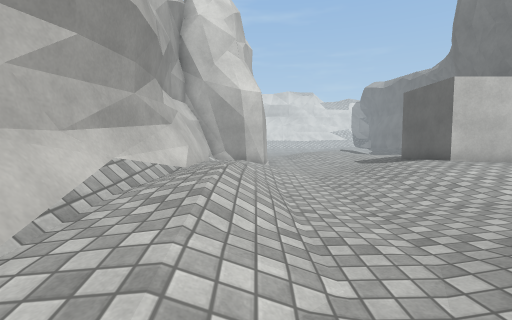
view 1 (above)

12 first-person views from a walk through a scene from a Unity 3-D project. The camera is 1.2 m above the floor, tilts 4° down and sees 85° across. The floor is counted in squares, 1 m on a side. Each view is taken from the middle of a square. On the plan, view 1 faces up. The plan holds only what a view shows up to about 13 squares ahead; the rest is blank. The place goes on beyond the plan. Some animated figures are left out. Surface patterns are stand-ins for the level's own textures.

view 2
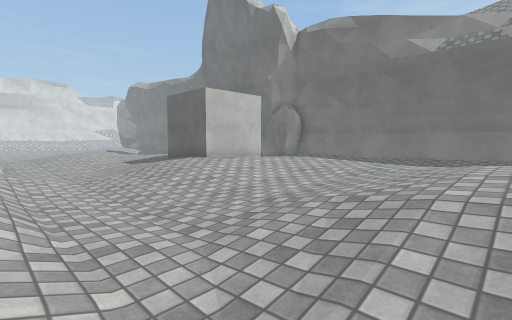

view 3
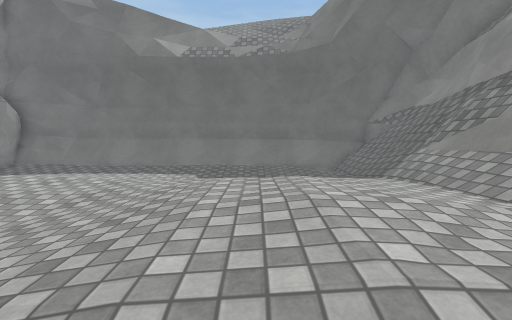

view 4
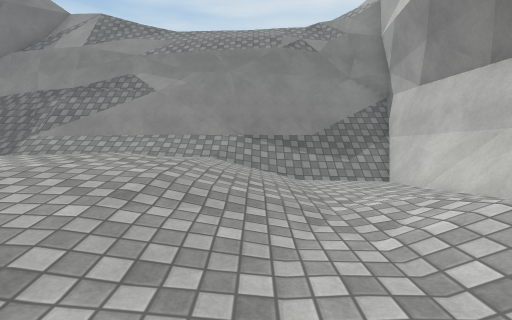

view 5
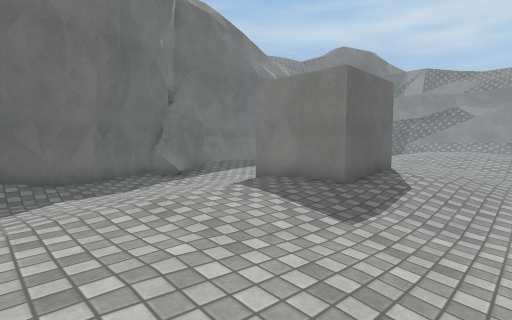

view 6
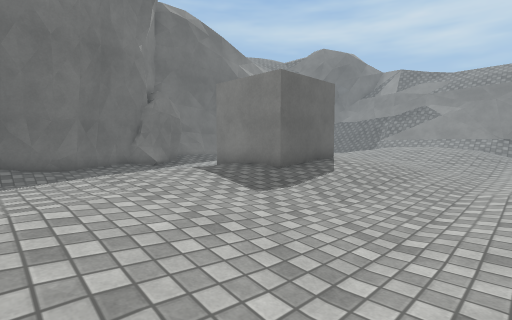

view 7
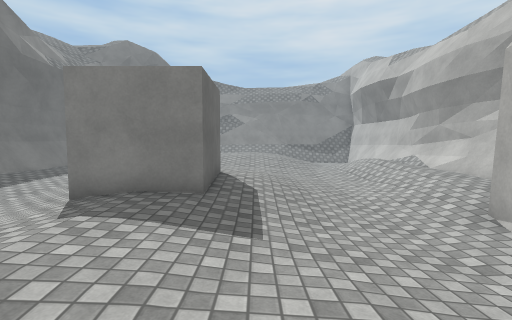

view 8
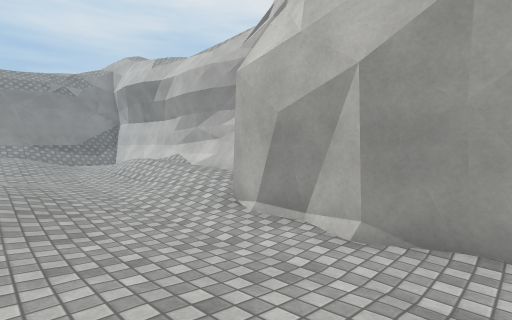

view 9
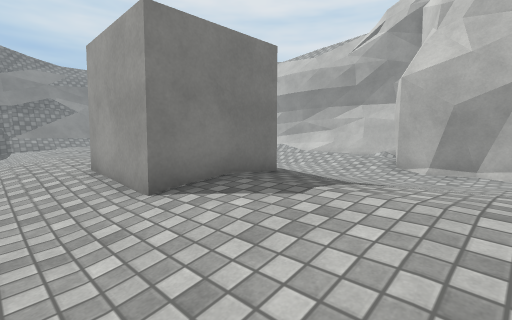

view 10
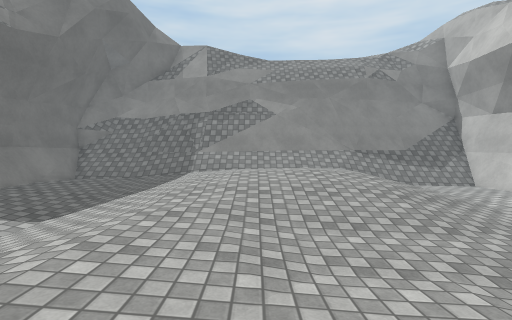

view 11
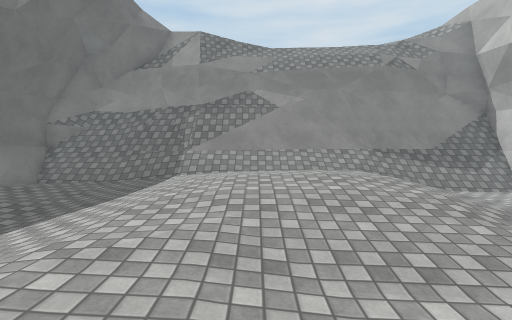

view 12
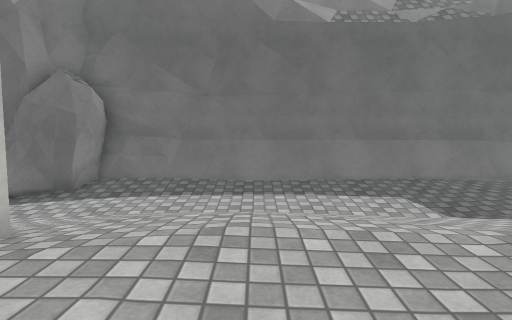

### Floor plan
Key: @ floor where view 1 was taken; # wall or solid block; . main floor; : floor 0.25 m higher than the main floor; - floor 0.25 m lower than the main floor; + floor 0.5 m higher than the main floor; * floor 0.75 m higher than the main floor; / step, stairs or slope; = window, fence, low wall or low ledge; v drop or lower ground; O other object.
Columns run from 4 left of view 1 to 16 right of it. Each row starts with its distance up from view 1.
 18     #..::+:::..-/#
 17     #..:::::::.-.#
 16     #...::::::...#
 15     #....::++:..-##
 14     #....::++:..-.#
 13  ####.-..::++:..-##
 12  ####.-..::###...##
 11  ##+:....:## #:...##
 10  ##+/...:+#  #:...:#
  9  ##+/...:+####:...:#
  8  ##+/.-.:+++++::..:#
  7  #=+/.-.::+++++:..:##
  6  #=*/.-..::++++:..:##
  5  #/*/.-..:::+++:..:##
  4  #/+/....:::++:...:##
  3  #=+/...::::++:..::##
  2  #=+/..:++++++:..::##
  1    :..//++**++:..::##
  0  #=.@.:+*****+:..::#
 -1  #=...:+*****+::.::#
 -2  #=...:+****++::.::#
 -3  #=-..:+++++++:::::#
 -4  #/////////////////##
 -5 ##OO========v//////##
 -6 ###=########///////##
 -7 ###########==####=##
 -8  ##     ###########

Positions as (right, up) in squares from view 1, and headings:
1: (0, 0), facing up
2: (0, 0), facing up-right
3: (2, 0), facing right
4: (2, 5), facing down
5: (3, 18), facing down-right
6: (1, 18), facing down-right
7: (5, 18), facing down
8: (5, 18), facing down-left
9: (11, 16), facing down-left
10: (7, 8), facing down
11: (7, 6), facing down
12: (6, 6), facing right
